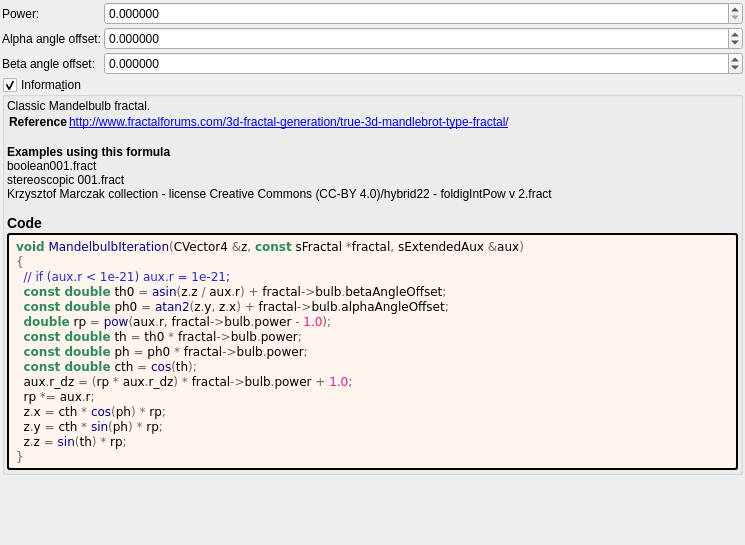
<?xml version="1.0" encoding="UTF-8"?>
<ui version="4.0">
 <class>Form</class>
 <widget class="QWidget" name="Form">
  <property name="geometry">
   <rect>
    <x>0</x>
    <y>0</y>
    <width>745</width>
    <height>545</height>
   </rect>
  </property>
  <property name="windowTitle">
   <string notr="true">mandelbulb</string>
  </property>
  <layout class="QVBoxLayout" name="verticalLayout">
   <property name="spacing">
    <number>2</number>
   </property>
   <property name="leftMargin">
    <number>2</number>
   </property>
   <property name="topMargin">
    <number>2</number>
   </property>
   <property name="rightMargin">
    <number>2</number>
   </property>
   <property name="bottomMargin">
    <number>2</number>
   </property>
   <item>
    <layout class="QGridLayout" name="gridLayout" columnstretch="0,1">
     <property name="spacing">
      <number>2</number>
     </property>
     <item row="1" column="1">
      <widget class="MyDoubleSpinBox" name="spinboxd_alpha_angle_offset">
       <property name="sizePolicy">
        <sizepolicy hsizetype="Minimum" vsizetype="Maximum">
         <horstretch>0</horstretch>
         <verstretch>0</verstretch>
        </sizepolicy>
       </property>
       <property name="prefix">
        <string/>
       </property>
       <property name="suffix">
        <string/>
       </property>
       <property name="decimals">
        <number>6</number>
       </property>
       <property name="minimum">
        <double>-36000.000000000000000</double>
       </property>
       <property name="maximum">
        <double>36000.000000000000000</double>
       </property>
       <property name="singleStep">
        <double>0.100000000000000</double>
       </property>
      </widget>
     </item>
     <item row="2" column="1">
      <widget class="MyDoubleSpinBox" name="spinboxd_beta_angle_offset">
       <property name="sizePolicy">
        <sizepolicy hsizetype="Minimum" vsizetype="Maximum">
         <horstretch>0</horstretch>
         <verstretch>0</verstretch>
        </sizepolicy>
       </property>
       <property name="prefix">
        <string/>
       </property>
       <property name="suffix">
        <string/>
       </property>
       <property name="decimals">
        <number>6</number>
       </property>
       <property name="minimum">
        <double>-36000.000000000000000</double>
       </property>
       <property name="maximum">
        <double>36000.000000000000000</double>
       </property>
       <property name="singleStep">
        <double>0.100000000000000</double>
       </property>
      </widget>
     </item>
     <item row="0" column="1">
      <widget class="MyDoubleSpinBox" name="spinbox_power">
       <property name="sizePolicy">
        <sizepolicy hsizetype="Minimum" vsizetype="Maximum">
         <horstretch>0</horstretch>
         <verstretch>0</verstretch>
        </sizepolicy>
       </property>
       <property name="prefix">
        <string/>
       </property>
       <property name="suffix">
        <string/>
       </property>
       <property name="decimals">
        <number>6</number>
       </property>
       <property name="minimum">
        <double>0.000000000000000</double>
       </property>
       <property name="maximum">
        <double>99.989999999999995</double>
       </property>
       <property name="singleStep">
        <double>0.100000000000000</double>
       </property>
      </widget>
     </item>
     <item row="2" column="0">
      <widget class="QLabel" name="label_9">
       <property name="text">
        <string>Beta angle offset:</string>
       </property>
      </widget>
     </item>
     <item row="1" column="0">
      <widget class="QLabel" name="label_8">
       <property name="text">
        <string>Alpha angle offset:</string>
       </property>
      </widget>
     </item>
     <item row="0" column="0">
      <widget class="QLabel" name="label_7">
       <property name="text">
        <string>Power:</string>
       </property>
      </widget>
     </item>
    </layout>
   </item>
   <item>
    <widget class="MyGroupBox" name="groupCheck_info">
     <property name="title">
      <string>Informa&amp;tion</string>
     </property>
     <property name="flat">
      <bool>false</bool>
     </property>
     <property name="checkable">
      <bool>true</bool>
     </property>
     <layout class="QVBoxLayout" name="verticalLayout_2">
      <property name="spacing">
       <number>2</number>
      </property>
      <property name="leftMargin">
       <number>2</number>
      </property>
      <property name="topMargin">
       <number>2</number>
      </property>
      <property name="rightMargin">
       <number>2</number>
      </property>
      <property name="bottomMargin">
       <number>2</number>
      </property>
      <item>
       <widget class="QLabel" name="label_information_general">
        <property name="text">
         <string notr="true">&lt;p&gt;Classic Mandelbulb fractal.&lt;/p&gt;&lt;table&gt;
&lt;tr&gt;&lt;th&gt;Reference&lt;/th&gt;&lt;td&gt;&lt;a href=&quot;http://www.fractalforums.com/3d-fractal-generation/true-3d-mandlebrot-type-fractal/&quot;&gt;http://www.fractalforums.com/3d-fractal-generation/true-3d-mandlebrot-type-fractal/&lt;br&gt;
&lt;/td&gt;&lt;/tr&gt;
&lt;/table&gt;
&lt;br&gt;&lt;b&gt;Examples using this formula&lt;/b&gt;&lt;br&gt;boolean001.fract&lt;br&gt;stereoscopic 001.fract&lt;br&gt;Krzysztof Marczak collection - license Creative Commons (CC-BY 4.0)/hybrid22 - foldigIntPow v 2.fract&lt;h3&gt;Code&lt;/h3&gt;</string>
        </property>
        <property name="wordWrap">
         <bool>true</bool>
        </property>
        <property name="openExternalLinks">
         <bool>true</bool>
        </property>
        <property name="textInteractionFlags">
         <set>Qt::LinksAccessibleByMouse|Qt::TextSelectableByMouse</set>
        </property>
       </widget>
      </item>
      <item>
       <widget class="QLabel" name="label_code_content">
        <property name="styleSheet">
         <string notr="true">border-style: outset; border-width: 2px; border-radius: 3px; border-color: black; background-color: #fff5ee; padding: 4px;</string>
        </property>
        <property name="text">
         <string notr="true">&lt;body style=&quot;background-color:#fff5ee&quot;&gt;
&lt;pre style=&quot;color:#000000; background-color:#fff5ee;  font-family:'Courier New',monospace;&quot;&gt;&lt;span style=&quot;color:#2e8b57; font-weight:bold&quot;&gt;void&lt;/span&gt; &lt;span style=&quot;color:#00008f&quot;&gt;MandelbulbIteration&lt;/span&gt;&lt;span style=&quot;color:#676767&quot;&gt;(&lt;/span&gt;CVector4 &lt;span style=&quot;color:#676767&quot;&gt;&amp;amp;&lt;/span&gt;z&lt;span style=&quot;color:#676767&quot;&gt;,&lt;/span&gt; &lt;span style=&quot;color:#2e8b57; font-weight:bold&quot;&gt;const&lt;/span&gt; sFractal &lt;span style=&quot;color:#676767&quot;&gt;*&lt;/span&gt;fractal&lt;span style=&quot;color:#676767&quot;&gt;,&lt;/span&gt; sExtendedAux &lt;span style=&quot;color:#676767&quot;&gt;&amp;amp;&lt;/span&gt;aux&lt;span style=&quot;color:#676767&quot;&gt;)&lt;/span&gt;
&lt;span style=&quot;color:#676767&quot;&gt;{&lt;/span&gt;
  &lt;span style=&quot;color:#2929cc&quot;&gt;// if (aux.r &amp;lt; 1e-21) aux.r = 1e-21;&lt;/span&gt;
  &lt;span style=&quot;color:#2e8b57; font-weight:bold&quot;&gt;const double&lt;/span&gt; th0 &lt;span style=&quot;color:#676767&quot;&gt;=&lt;/span&gt; &lt;span style=&quot;color:#00008f&quot;&gt;asin&lt;/span&gt;&lt;span style=&quot;color:#676767&quot;&gt;(&lt;/span&gt;z&lt;span style=&quot;color:#676767&quot;&gt;.&lt;/span&gt;z &lt;span style=&quot;color:#676767&quot;&gt;/&lt;/span&gt; aux&lt;span style=&quot;color:#676767&quot;&gt;.&lt;/span&gt;r&lt;span style=&quot;color:#676767&quot;&gt;) +&lt;/span&gt; fractal&lt;span style=&quot;color:#676767&quot;&gt;-&amp;gt;&lt;/span&gt;bulb&lt;span style=&quot;color:#676767&quot;&gt;.&lt;/span&gt;betaAngleOffset&lt;span style=&quot;color:#676767&quot;&gt;;&lt;/span&gt;
  &lt;span style=&quot;color:#2e8b57; font-weight:bold&quot;&gt;const double&lt;/span&gt; ph0 &lt;span style=&quot;color:#676767&quot;&gt;=&lt;/span&gt; &lt;span style=&quot;color:#00008f&quot;&gt;atan2&lt;/span&gt;&lt;span style=&quot;color:#676767&quot;&gt;(&lt;/span&gt;z&lt;span style=&quot;color:#676767&quot;&gt;.&lt;/span&gt;y&lt;span style=&quot;color:#676767&quot;&gt;,&lt;/span&gt; z&lt;span style=&quot;color:#676767&quot;&gt;.&lt;/span&gt;x&lt;span style=&quot;color:#676767&quot;&gt;) +&lt;/span&gt; fractal&lt;span style=&quot;color:#676767&quot;&gt;-&amp;gt;&lt;/span&gt;bulb&lt;span style=&quot;color:#676767&quot;&gt;.&lt;/span&gt;alphaAngleOffset&lt;span style=&quot;color:#676767&quot;&gt;;&lt;/span&gt;
  &lt;span style=&quot;color:#2e8b57; font-weight:bold&quot;&gt;double&lt;/span&gt; rp &lt;span style=&quot;color:#676767&quot;&gt;=&lt;/span&gt; &lt;span style=&quot;color:#00008f&quot;&gt;pow&lt;/span&gt;&lt;span style=&quot;color:#676767&quot;&gt;(&lt;/span&gt;aux&lt;span style=&quot;color:#676767&quot;&gt;.&lt;/span&gt;r&lt;span style=&quot;color:#676767&quot;&gt;,&lt;/span&gt; fractal&lt;span style=&quot;color:#676767&quot;&gt;-&amp;gt;&lt;/span&gt;bulb&lt;span style=&quot;color:#676767&quot;&gt;.&lt;/span&gt;power &lt;span style=&quot;color:#676767&quot;&gt;-&lt;/span&gt; &lt;span style=&quot;color:#ff1493&quot;&gt;1.0&lt;/span&gt;&lt;span style=&quot;color:#676767&quot;&gt;);&lt;/span&gt;
  &lt;span style=&quot;color:#2e8b57; font-weight:bold&quot;&gt;const double&lt;/span&gt; th &lt;span style=&quot;color:#676767&quot;&gt;=&lt;/span&gt; th0 &lt;span style=&quot;color:#676767&quot;&gt;*&lt;/span&gt; fractal&lt;span style=&quot;color:#676767&quot;&gt;-&amp;gt;&lt;/span&gt;bulb&lt;span style=&quot;color:#676767&quot;&gt;.&lt;/span&gt;power&lt;span style=&quot;color:#676767&quot;&gt;;&lt;/span&gt;
  &lt;span style=&quot;color:#2e8b57; font-weight:bold&quot;&gt;const double&lt;/span&gt; ph &lt;span style=&quot;color:#676767&quot;&gt;=&lt;/span&gt; ph0 &lt;span style=&quot;color:#676767&quot;&gt;*&lt;/span&gt; fractal&lt;span style=&quot;color:#676767&quot;&gt;-&amp;gt;&lt;/span&gt;bulb&lt;span style=&quot;color:#676767&quot;&gt;.&lt;/span&gt;power&lt;span style=&quot;color:#676767&quot;&gt;;&lt;/span&gt;
  &lt;span style=&quot;color:#2e8b57; font-weight:bold&quot;&gt;const double&lt;/span&gt; cth &lt;span style=&quot;color:#676767&quot;&gt;=&lt;/span&gt; &lt;span style=&quot;color:#00008f&quot;&gt;cos&lt;/span&gt;&lt;span style=&quot;color:#676767&quot;&gt;(&lt;/span&gt;th&lt;span style=&quot;color:#676767&quot;&gt;);&lt;/span&gt;
  aux&lt;span style=&quot;color:#676767&quot;&gt;.&lt;/span&gt;r_dz &lt;span style=&quot;color:#676767&quot;&gt;= (&lt;/span&gt;rp &lt;span style=&quot;color:#676767&quot;&gt;*&lt;/span&gt; aux&lt;span style=&quot;color:#676767&quot;&gt;.&lt;/span&gt;r_dz&lt;span style=&quot;color:#676767&quot;&gt;) *&lt;/span&gt; fractal&lt;span style=&quot;color:#676767&quot;&gt;-&amp;gt;&lt;/span&gt;bulb&lt;span style=&quot;color:#676767&quot;&gt;.&lt;/span&gt;power &lt;span style=&quot;color:#676767&quot;&gt;+&lt;/span&gt; &lt;span style=&quot;color:#ff1493&quot;&gt;1.0&lt;/span&gt;&lt;span style=&quot;color:#676767&quot;&gt;;&lt;/span&gt;
  rp &lt;span style=&quot;color:#676767&quot;&gt;*=&lt;/span&gt; aux&lt;span style=&quot;color:#676767&quot;&gt;.&lt;/span&gt;r&lt;span style=&quot;color:#676767&quot;&gt;;&lt;/span&gt;
  z&lt;span style=&quot;color:#676767&quot;&gt;.&lt;/span&gt;x &lt;span style=&quot;color:#676767&quot;&gt;=&lt;/span&gt; cth &lt;span style=&quot;color:#676767&quot;&gt;*&lt;/span&gt; &lt;span style=&quot;color:#00008f&quot;&gt;cos&lt;/span&gt;&lt;span style=&quot;color:#676767&quot;&gt;(&lt;/span&gt;ph&lt;span style=&quot;color:#676767&quot;&gt;) *&lt;/span&gt; rp&lt;span style=&quot;color:#676767&quot;&gt;;&lt;/span&gt;
  z&lt;span style=&quot;color:#676767&quot;&gt;.&lt;/span&gt;y &lt;span style=&quot;color:#676767&quot;&gt;=&lt;/span&gt; cth &lt;span style=&quot;color:#676767&quot;&gt;*&lt;/span&gt; &lt;span style=&quot;color:#00008f&quot;&gt;sin&lt;/span&gt;&lt;span style=&quot;color:#676767&quot;&gt;(&lt;/span&gt;ph&lt;span style=&quot;color:#676767&quot;&gt;) *&lt;/span&gt; rp&lt;span style=&quot;color:#676767&quot;&gt;;&lt;/span&gt;
  z&lt;span style=&quot;color:#676767&quot;&gt;.&lt;/span&gt;z &lt;span style=&quot;color:#676767&quot;&gt;=&lt;/span&gt; &lt;span style=&quot;color:#00008f&quot;&gt;sin&lt;/span&gt;&lt;span style=&quot;color:#676767&quot;&gt;(&lt;/span&gt;th&lt;span style=&quot;color:#676767&quot;&gt;) *&lt;/span&gt; rp&lt;span style=&quot;color:#676767&quot;&gt;;&lt;/span&gt;
&lt;span style=&quot;color:#676767&quot;&gt;}&lt;/span&gt;
&lt;/pre&gt;
&lt;/body&gt;</string>
        </property>
        <property name="wordWrap">
         <bool>true</bool>
        </property>
        <property name="openExternalLinks">
         <bool>true</bool>
        </property>
        <property name="textInteractionFlags">
         <set>Qt::LinksAccessibleByMouse|Qt::TextSelectableByMouse</set>
        </property>
       </widget>
      </item>
     </layout>
    </widget>
   </item>
   <item>
    <spacer name="verticalSpacer">
     <property name="orientation">
      <enum>Qt::Vertical</enum>
     </property>
     <property name="sizeHint" stdset="0">
      <size>
       <width>20</width>
       <height>40</height>
      </size>
     </property>
    </spacer>
   </item>
  </layout>
 </widget>
 <customwidgets>
  <customwidget>
   <class>MyGroupBox</class>
   <extends>QGroupBox</extends>
   <header>my_group_box.h</header>
   <container>1</container>
  </customwidget>
  <customwidget>
   <class>MyDoubleSpinBox</class>
   <extends>QDoubleSpinBox</extends>
   <header>my_double_spin_box.h</header>
  </customwidget>
 </customwidgets>
 <tabstops>
  <tabstop>spinbox_power</tabstop>
  <tabstop>spinboxd_alpha_angle_offset</tabstop>
  <tabstop>spinboxd_beta_angle_offset</tabstop>
 </tabstops>
 <resources/>
 <connections/>
</ui>
